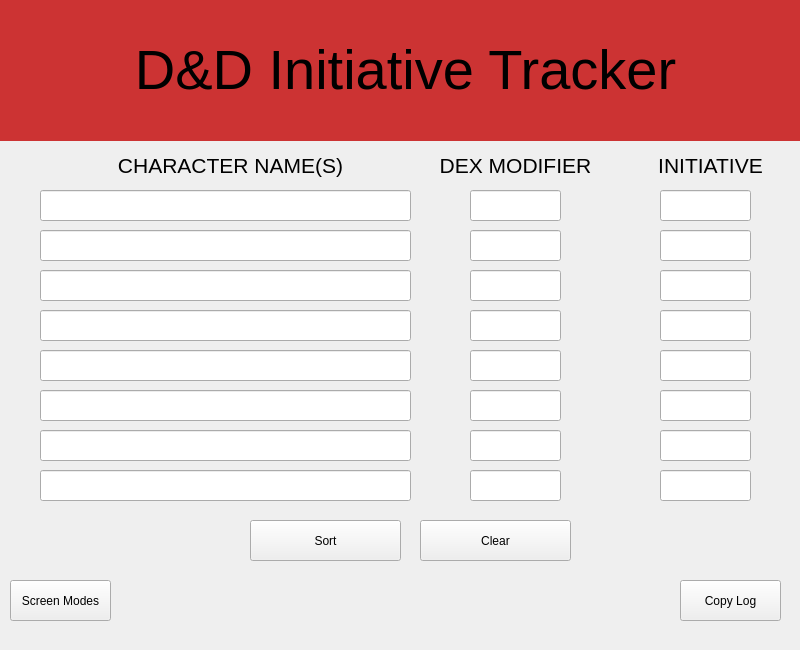
<?xml version="1.0" encoding="UTF-8"?>
<ui version="4.0">
 <class>main_window</class>
 <widget class="QWidget" name="main_window">
  <property name="geometry">
   <rect>
    <x>0</x>
    <y>0</y>
    <width>800</width>
    <height>650</height>
   </rect>
  </property>
  <property name="windowTitle">
   <string>D&amp;D Init Tracker - Main</string>
  </property>
  <property name="autoFillBackground">
   <bool>true</bool>
  </property>
  <widget class="QPushButton" name="screen_mode_button">
   <property name="geometry">
    <rect>
     <x>10</x>
     <y>580</y>
     <width>101</width>
     <height>41</height>
    </rect>
   </property>
   <property name="styleSheet">
    <string notr="true">font: 8pt &quot;MS Shell Dlg 2&quot;;</string>
   </property>
   <property name="text">
    <string>Screen Modes</string>
   </property>
  </widget>
  <widget class="QLabel" name="main_menu_title">
   <property name="geometry">
    <rect>
     <x>0</x>
     <y>0</y>
     <width>811</width>
     <height>141</height>
    </rect>
   </property>
   <property name="cursor">
    <cursorShape>ArrowCursor</cursorShape>
   </property>
   <property name="autoFillBackground">
    <bool>false</bool>
   </property>
   <property name="styleSheet">
    <string notr="true">background-color: rgb(204, 51, 51);</string>
   </property>
   <property name="text">
    <string>&lt;html&gt;&lt;head/&gt;&lt;body&gt;&lt;p align=&quot;center&quot;&gt;&lt;span style=&quot; font-size:42pt;&quot;&gt;D&amp;amp;D Initiative Tracker&lt;/span&gt;&lt;/p&gt;&lt;/body&gt;&lt;/html&gt;</string>
   </property>
  </widget>
  <widget class="QLabel" name="character_name_label">
   <property name="geometry">
    <rect>
     <x>100</x>
     <y>140</y>
     <width>261</width>
     <height>51</height>
    </rect>
   </property>
   <property name="text">
    <string>&lt;html&gt;&lt;head/&gt;&lt;body&gt;&lt;p align=&quot;center&quot;&gt;&lt;span style=&quot; font-size:16pt;&quot;&gt;CHARACTER NAME(S)&lt;/span&gt;&lt;/p&gt;&lt;/body&gt;&lt;/html&gt;</string>
   </property>
  </widget>
  <widget class="QLineEdit" name="character_line_edit1">
   <property name="geometry">
    <rect>
     <x>40</x>
     <y>190</y>
     <width>371</width>
     <height>31</height>
    </rect>
   </property>
  </widget>
  <widget class="QLineEdit" name="character_line_edit2">
   <property name="geometry">
    <rect>
     <x>40</x>
     <y>230</y>
     <width>371</width>
     <height>31</height>
    </rect>
   </property>
  </widget>
  <widget class="QLineEdit" name="character_line_edit3">
   <property name="geometry">
    <rect>
     <x>40</x>
     <y>270</y>
     <width>371</width>
     <height>31</height>
    </rect>
   </property>
  </widget>
  <widget class="QLineEdit" name="character_line_edit4">
   <property name="geometry">
    <rect>
     <x>40</x>
     <y>310</y>
     <width>371</width>
     <height>31</height>
    </rect>
   </property>
  </widget>
  <widget class="QLineEdit" name="character_line_edit5">
   <property name="geometry">
    <rect>
     <x>40</x>
     <y>350</y>
     <width>371</width>
     <height>31</height>
    </rect>
   </property>
  </widget>
  <widget class="QLineEdit" name="character_line_edit6">
   <property name="geometry">
    <rect>
     <x>40</x>
     <y>390</y>
     <width>371</width>
     <height>31</height>
    </rect>
   </property>
  </widget>
  <widget class="QLineEdit" name="character_line_edit7">
   <property name="geometry">
    <rect>
     <x>40</x>
     <y>430</y>
     <width>371</width>
     <height>31</height>
    </rect>
   </property>
  </widget>
  <widget class="QLineEdit" name="character_line_edit8">
   <property name="geometry">
    <rect>
     <x>40</x>
     <y>470</y>
     <width>371</width>
     <height>31</height>
    </rect>
   </property>
  </widget>
  <widget class="QLineEdit" name="init_line_edit1">
   <property name="geometry">
    <rect>
     <x>660</x>
     <y>190</y>
     <width>91</width>
     <height>31</height>
    </rect>
   </property>
  </widget>
  <widget class="QLineEdit" name="init_line_edit2">
   <property name="geometry">
    <rect>
     <x>660</x>
     <y>230</y>
     <width>91</width>
     <height>31</height>
    </rect>
   </property>
  </widget>
  <widget class="QLineEdit" name="init_line_edit4">
   <property name="geometry">
    <rect>
     <x>660</x>
     <y>310</y>
     <width>91</width>
     <height>31</height>
    </rect>
   </property>
  </widget>
  <widget class="QLineEdit" name="init_line_edit3">
   <property name="geometry">
    <rect>
     <x>660</x>
     <y>270</y>
     <width>91</width>
     <height>31</height>
    </rect>
   </property>
  </widget>
  <widget class="QLineEdit" name="init_line_edit6">
   <property name="geometry">
    <rect>
     <x>660</x>
     <y>390</y>
     <width>91</width>
     <height>31</height>
    </rect>
   </property>
  </widget>
  <widget class="QLineEdit" name="init_line_edit7">
   <property name="geometry">
    <rect>
     <x>660</x>
     <y>430</y>
     <width>91</width>
     <height>31</height>
    </rect>
   </property>
  </widget>
  <widget class="QLineEdit" name="init_line_edit8">
   <property name="geometry">
    <rect>
     <x>660</x>
     <y>470</y>
     <width>91</width>
     <height>31</height>
    </rect>
   </property>
  </widget>
  <widget class="QLineEdit" name="init_line_edit5">
   <property name="geometry">
    <rect>
     <x>660</x>
     <y>350</y>
     <width>91</width>
     <height>31</height>
    </rect>
   </property>
  </widget>
  <widget class="QLineEdit" name="dex_line_edit8">
   <property name="geometry">
    <rect>
     <x>470</x>
     <y>470</y>
     <width>91</width>
     <height>31</height>
    </rect>
   </property>
  </widget>
  <widget class="QLineEdit" name="dex_line_edit5">
   <property name="geometry">
    <rect>
     <x>470</x>
     <y>350</y>
     <width>91</width>
     <height>31</height>
    </rect>
   </property>
  </widget>
  <widget class="QLineEdit" name="dex_line_edit2">
   <property name="geometry">
    <rect>
     <x>470</x>
     <y>230</y>
     <width>91</width>
     <height>31</height>
    </rect>
   </property>
  </widget>
  <widget class="QLineEdit" name="dex_line_edit3">
   <property name="geometry">
    <rect>
     <x>470</x>
     <y>270</y>
     <width>91</width>
     <height>31</height>
    </rect>
   </property>
  </widget>
  <widget class="QLineEdit" name="dex_line_edit6">
   <property name="geometry">
    <rect>
     <x>470</x>
     <y>390</y>
     <width>91</width>
     <height>31</height>
    </rect>
   </property>
  </widget>
  <widget class="QLineEdit" name="dex_line_edit4">
   <property name="geometry">
    <rect>
     <x>470</x>
     <y>310</y>
     <width>91</width>
     <height>31</height>
    </rect>
   </property>
  </widget>
  <widget class="QLineEdit" name="dex_line_edit1">
   <property name="geometry">
    <rect>
     <x>470</x>
     <y>190</y>
     <width>91</width>
     <height>31</height>
    </rect>
   </property>
  </widget>
  <widget class="QLineEdit" name="dex_line_edit7">
   <property name="geometry">
    <rect>
     <x>470</x>
     <y>430</y>
     <width>91</width>
     <height>31</height>
    </rect>
   </property>
  </widget>
  <widget class="QLabel" name="dex_mod_label">
   <property name="geometry">
    <rect>
     <x>410</x>
     <y>140</y>
     <width>211</width>
     <height>51</height>
    </rect>
   </property>
   <property name="text">
    <string>&lt;html&gt;&lt;head/&gt;&lt;body&gt;&lt;p align=&quot;center&quot;&gt;&lt;span style=&quot; font-size:16pt;&quot;&gt;DEX MODIFIER&lt;/span&gt;&lt;/p&gt;&lt;/body&gt;&lt;/html&gt;</string>
   </property>
  </widget>
  <widget class="QLabel" name="init_label">
   <property name="geometry">
    <rect>
     <x>630</x>
     <y>140</y>
     <width>161</width>
     <height>51</height>
    </rect>
   </property>
   <property name="text">
    <string>&lt;html&gt;&lt;head/&gt;&lt;body&gt;&lt;p align=&quot;center&quot;&gt;&lt;span style=&quot; font-size:16pt;&quot;&gt;INITIATIVE&lt;/span&gt;&lt;/p&gt;&lt;/body&gt;&lt;/html&gt;</string>
   </property>
  </widget>
  <widget class="QPushButton" name="copy_menu_button">
   <property name="geometry">
    <rect>
     <x>680</x>
     <y>580</y>
     <width>101</width>
     <height>41</height>
    </rect>
   </property>
   <property name="text">
    <string>Copy Log</string>
   </property>
  </widget>
  <widget class="QPushButton" name="sort_button">
   <property name="geometry">
    <rect>
     <x>250</x>
     <y>520</y>
     <width>151</width>
     <height>41</height>
    </rect>
   </property>
   <property name="styleSheet">
    <string notr="true">font: 14pt &quot;MS Shell Dlg 2&quot;;</string>
   </property>
   <property name="text">
    <string>Sort</string>
   </property>
  </widget>
  <widget class="QPushButton" name="clear_button">
   <property name="geometry">
    <rect>
     <x>420</x>
     <y>520</y>
     <width>151</width>
     <height>41</height>
    </rect>
   </property>
   <property name="styleSheet">
    <string notr="true">font: 14pt &quot;MS Shell Dlg 2&quot;;</string>
   </property>
   <property name="text">
    <string>Clear</string>
   </property>
  </widget>
  <widget class="QLabel" name="error_message">
   <property name="geometry">
    <rect>
     <x>140</x>
     <y>570</y>
     <width>521</width>
     <height>51</height>
    </rect>
   </property>
   <property name="text">
    <string>&lt;html&gt;&lt;head/&gt;&lt;body&gt;&lt;p align=&quot;center&quot;&gt;&lt;br/&gt;&lt;/p&gt;&lt;/body&gt;&lt;/html&gt;</string>
   </property>
   <property name="alignment">
    <set>Qt::AlignCenter</set>
   </property>
   <property name="wordWrap">
    <bool>true</bool>
   </property>
  </widget>
 </widget>
 <resources/>
 <connections/>
</ui>
